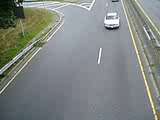
#> input picture frame 12 of python-version/imdata/traffic.avi, 160 x 120 px, given in place of liquidVideo.mp4, which was not available
$ jupyter execute imfuse.ipynb
#> lines starting #> are read from the running program, lines starting #| are printed output that depends on the picture; pictures that were not available may be replaced by others from this repository, and a replacement may not be noted
[cell 1]
import cv2
import numpy as np
from matplotlib import pyplot as plt

# Open the video file (replace 'your_video.mp4' with the path to your video file)
video_capture = cv2.VideoCapture('../Image Processing for Engineering and Science/Data/MathWorks Images/liquidVideo.mp4')

# Check if the video file was opened successfully
if not video_capture.isOpened():
    print("Error: Could not open video file.")
    exit()

while True:
    # Read a frame from the video
    ret, frame = video_capture.read()
#> frame is the input picture: shape (120, 160, 3); mean B, G, R 130.9, 133.8, 128.6

    # Check if the frame was read successfully
    if not ret:
        break  # Break the loop when the video ends

    # Process the frame (you can perform various operations on each frame here)

    image1 = frame.copy()
    image2 = cv2.cvtColor(cv2.cvtColor(frame, cv2.COLOR_BGR2GRAY), cv2.COLOR_GRAY2BGR)
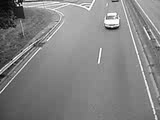
#> image2: shape (120, 160, 3); min 0, max 255, mean 131.8
    image2 = cv2.resize(image2, (image1.shape[1], image1.shape[0]))
    stacked_image = np.hstack((image1, image2))
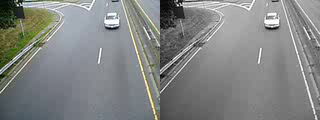
#> stacked_image: shape (120, 320, 3); mean B, G, R 131.4, 132.8, 130.2

    # Display the frame
    plt.imshow(stacked_image)

    break

# Release the video capture object and close any open windows
video_capture.release()

$ run again, starting later in the video
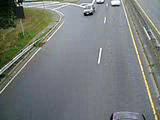
#> input picture frame 54 of python-version/imdata/traffic.avi, 160 x 120 px, given in place of liquidVideo.mp4, which was not available
#> frame is the input picture: shape (120, 160, 3); mean B, G, R 122.2, 124.5, 119.7
#> `image2 = cv2.cvtColor(cv2.cvtColor(frame, cv2.COLOR_BGR2GRAY), cv2.COL..`:
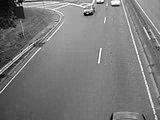
#> image2: shape (120, 160, 3); min 0, max 255, mean 122.8
#> `stacked_image = np.hstack((image1, image2))`:
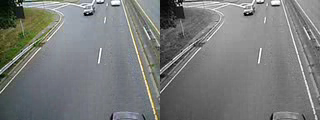
#> stacked_image: shape (120, 320, 3); mean B, G, R 122.5, 123.6, 121.2

$ run again, starting later in the video
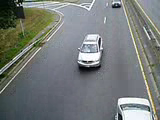
#> input picture frame 96 of python-version/imdata/traffic.avi, 160 x 120 px, given in place of liquidVideo.mp4, which was not available
#> frame is the input picture: shape (120, 160, 3); mean B, G, R 120.7, 122.9, 118.1
#> `image2 = cv2.cvtColor(cv2.cvtColor(frame, cv2.COLOR_BGR2GRAY), cv2.COL..`:
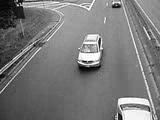
#> image2: shape (120, 160, 3); min 0, max 255, mean 121.2
#> `stacked_image = np.hstack((image1, image2))`:
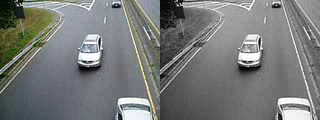
#> stacked_image: shape (120, 320, 3); mean B, G, R 121, 122, 119.6
